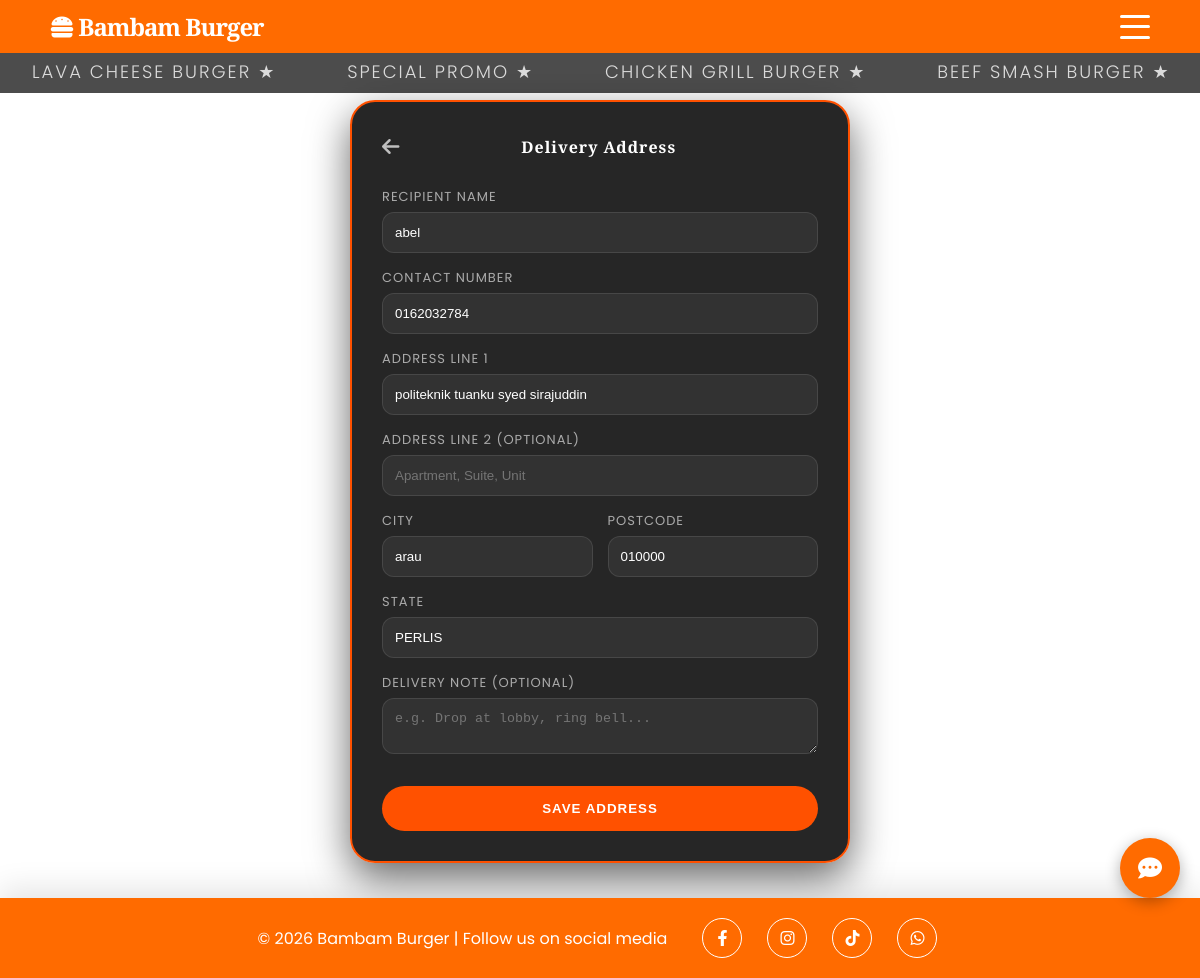
/address.php (signed in), run on the app's committed database.
### tables this page shows
CREATE TABLE `users` (
  `id` int NOT NULL,
  `name` varchar(100) NOT NULL,
  `gmail` varchar(100) NOT NULL,
  `phone` varchar(20) NOT NULL,
  `password` varchar(255) NOT NULL,
  `reset_token` varchar(255) DEFAULT NULL,
  `reset_expire` datetime DEFAULT NULL,
  `created_at` timestamp NULL DEFAULT CURRENT_TIMESTAMP,
  `profile_pic` varchar(255) DEFAULT NULL,
  `role` varchar(20) DEFAULT 'user',
  `last_login` timestamp NULL DEFAULT NULL,
  `address` text,
  `preferred_payment_method` varchar(50) DEFAULT NULL,
  `preferred_payment` varchar(50) DEFAULT 'Cash',
  `address_line1` varchar(255) DEFAULT NULL,
  `address_line2` varchar(255) DEFAULT NULL,
  `city` varchar(100) DEFAULT NULL,
  `postcode` varchar(20) DEFAULT NULL,
  `state` varchar(100) DEFAULT NULL,
  `delivery_note` text
);

### languages.php (called while the page is built, shortened)
<?php
$lang_code = isset($_COOKIE['site_lang']) ? $_COOKIE['site_lang'] : 'en';
$t = $all_translations[$lang_code];
?>

### address.php (the view, shortened to what this page needs)
<?php
include 'db.php';
$userId = $_SESSION['user_id'];
try {
    $pdo->query("SELECT address_line1 FROM users LIMIT 1");
} catch (Exception $e) {
    $pdo->exec("ALTER TABLE users
        ADD COLUMN address_line1 TEXT DEFAULT NULL,
        ADD COLUMN address_line2 TEXT DEFAULT NULL,
        ADD COLUMN city VARCHAR(100) DEFAULT NULL,
        ADD COLUMN state VARCHAR(100) DEFAULT NULL,
        ADD COLUMN postcode VARCHAR(10) DEFAULT NULL,
        ADD COLUMN delivery_note TEXT DEFAULT NULL");
}
$stmt = $pdo->prepare("
    SELECT name, phone, address_line1, address_line2, city, postcode, state, delivery_note
    FROM users
    WHERE id = ?
");
$stmt->execute([$userId]);
$user = $stmt->fetch(PDO::FETCH_ASSOC);
include 'header.php';
?>
<div class="address-container animate-fade-up">
    <div class="header-bar">
        <a href="profile.php" class="back-btn"><i class="fas fa-arrow-left"></i></a>
        <h3 style="margin:0; font-size:16px; letter-spacing:1px;"><?php echo $t['delivery_address'] ?? 'Delivery Address'; ?></h3>
    </div>
    <form method="POST">
        <div class="form-group">
            <label>Recipient Name</label>
            <input type="text" name="recipient_name" value="<?php echo htmlspecialchars($user['name'] ?? ''); ?>" required placeholder="e.g. John Doe">
        </div>
        <div class="form-group">
            <label>Contact Number</label>
            <input type="tel" name="contact_number" value="<?php echo htmlspecialchars($user['phone'] ?? ''); ?>" required placeholder="e.g. 0123456789">
        </div>
        <div class="form-group">
            <label>Address Line 1</label>
            <input type="text" name="address_line1" value="<?php echo htmlspecialchars($user['address_line1'] ?? ''); ?>" required placeholder="House No, Street Name">
        </div>
        <div class="form-group">
            <label>Address Line 2 (Optional)</label>
            <input type="text" name="address_line2" value="<?php echo htmlspecialchars($user['address_line2'] ?? ''); ?>" placeholder="Apartment, Suite, Unit">
        </div>
        <div style="display: grid; grid-template-columns: 1fr 1fr; gap: 15px;">
            <div class="form-group">
                <label>City</label>
                <input type="text" name="city" value="<?php echo htmlspecialchars($user['city'] ?? ''); ?>" required>
            </div>
            <div class="form-group">
                <label>Postcode</label>
                <input type="text" name="postcode" value="<?php echo htmlspecialchars($user['postcode'] ?? ''); ?>" required>
            </div>
        </div>
        <div class="form-group">
            <label>State</label>
            <input type="text" name="state" value="<?php echo htmlspecialchars($user['state'] ?? ''); ?>" required>
        </div>
        <div class="form-group">
            <label>Delivery Note (Optional)</label>
            <textarea name="delivery_note" rows="2" placeholder="e.g. Drop at lobby, ring bell..."><?php echo htmlspecialchars($user['delivery_note'] ?? ''); ?></textarea>
        </div>
        <button type="submit" class="save-btn">Save Address</button>
    </form>
</div>
<?php include 'footer.php'; ?>

### header.php (style rules this page uses)
*, *::before, *::after { box-sizing: border-box; }
body { margin:0; font-family: 'Poppins', sans-serif; padding-bottom: 75px; background-color: #181818; color: #ffffff; position: relative; }
body::before { content: ""; position: fixed; top: 0; left: 0; width: 100%; height: 100%; background: url('images/ch.png') no-repeat center center fixed; background-size: cover; opacity: 0.08; z-index: -1; pointer-events: none; }
h1, h2, h3, h4, h5, h6 { font-family: 'Playfair Display', serif; }
.animate-fade-up { animation: fadeInUp 0.8s ease-out forwards; }

### address.php (style rules this page uses)
body { background: url('images/ch.png') no-repeat center center fixed !important; background-size: cover !important; color: #ffffff; font-family: 'Poppins', sans-serif; }
.address-container { max-width: 500px; margin: 100px auto 40px; background: rgba(0, 0, 0, 0.85); padding: 30px; border: 2px solid #ff5100; border-radius: 25px; box-shadow: 0 15px 40px rgba(0,0,0,0.6); }
.header-bar { display: flex; justify-content: space-between; align-items: center; margin-bottom: 25px; }
.back-btn { color: #ffffff; font-size: 20px; text-decoration: none; opacity: 0.7; transition: 0.3s; }
.form-group { margin-bottom: 15px; }
.form-group label { display: block; margin-bottom: 5px; font-size: 13px; color: #aaa; text-transform: uppercase; letter-spacing: 1px; }
.form-group input, .form-group textarea { width: 100%; padding: 12px; background: rgba(255,255,255,0.05); border: 1px solid rgba(255,255,255,0.1); border-radius: 12px; color: white; outline: none; transition: 0.3s; }
.save-btn { width: 100%; padding: 15px; background: #ff5100; color: white; border: none; border-radius: 50px; font-weight: bold; cursor: pointer; margin-top: 10px; text-transform: uppercase; letter-spacing: 1px; transition: 0.3s; }

### data on the page
users: recipient_name "abel", contact_number "0162032784", address_line1 "politeknik tuanku syed sirajuddin", city "arau", postcode "010000", state "PERLIS"

### other printed values
$item "LAVA CHEESE BURGER"
$item "SPECIAL PROMO"
$item "CHICKEN GRILL BURGER"
$item "BEEF SMASH BURGER"
$t['delivery_address'] "Delivery Address"
$t['footer_text'] "© 2026 Bambam Burger | Follow us on social media"
